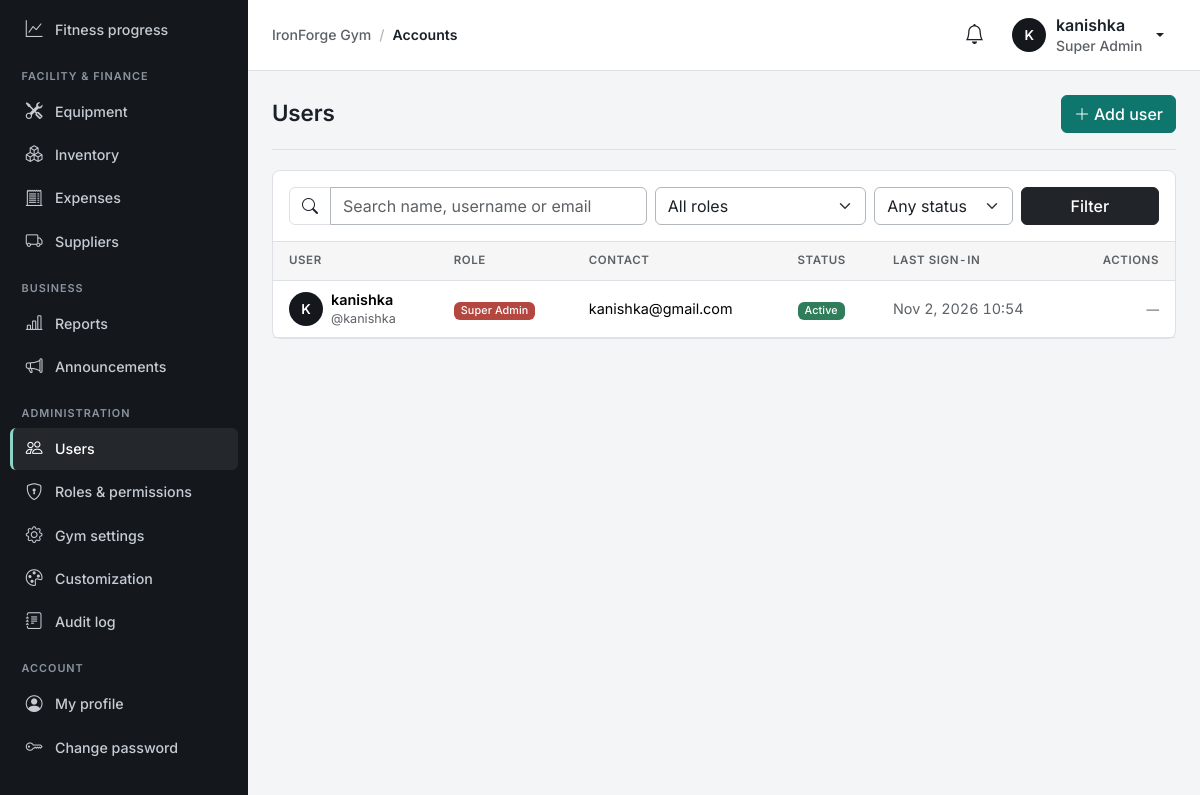
Before: /accounts/users/ (signed in) with the older database file.
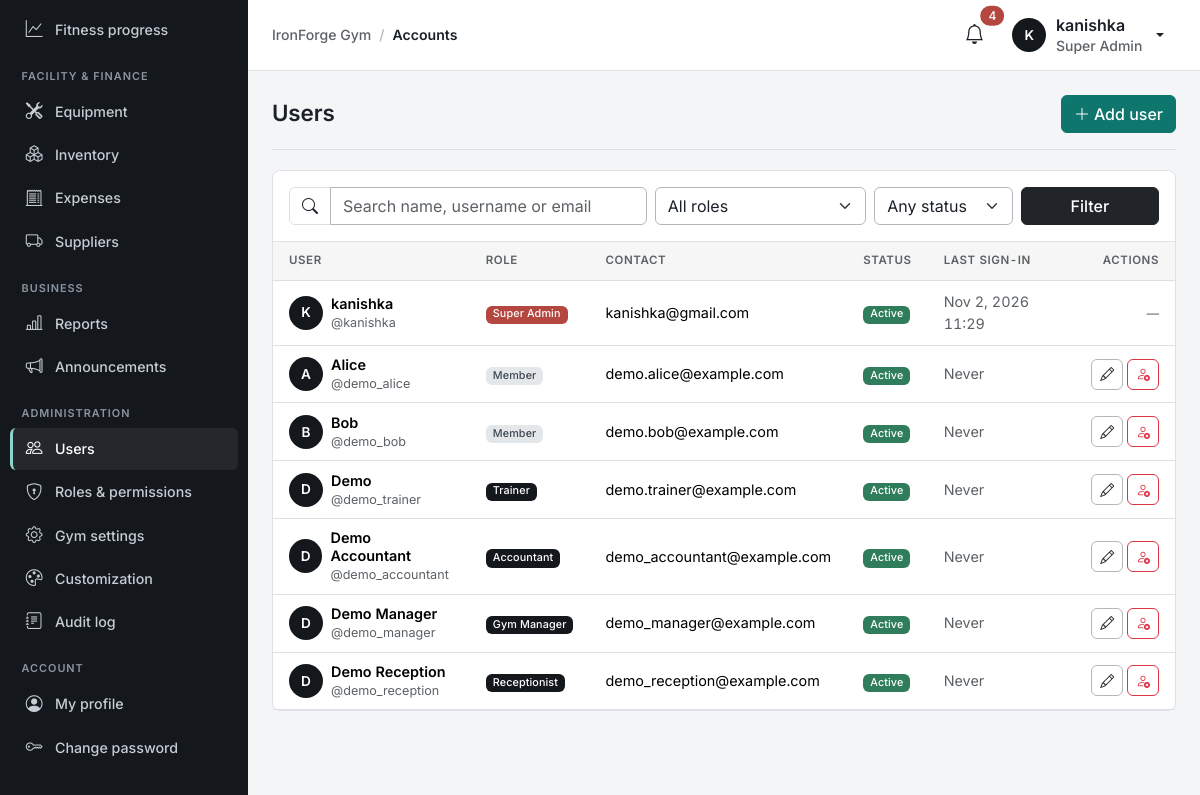
After: the same page with the newer database file.
### apps/accounts/models.py (models this page shows, shortened)
class User(AbstractUser):
    email = models.EmailField("email address", unique=True)
    role = models.CharField(max_length=20, choices=Role.choices, default=Role.MEMBER, db_index=True)
    phone = models.CharField(max_length=20, blank=True, validators=[phone_validator])
    objects = GymUserManager()
    REQUIRED_FIELDS = ["email"]
    class Meta:
        ordering = ["first_name", "last_name", "username"]
    @property
    def is_super_admin(self):
        return self.role == Role.SUPER_ADMIN
    @property
    def display_name(self):
        return self.get_full_name() or self.username
    def gym_permissions(self):
        if not hasattr(self, "_gym_permissions"):
            if not self.is_active:
                perms = set()
            elif self.is_super_admin:
                perms = set(PERMISSIONS) | SUPER_ADMIN_ONLY
            else:
                perms = set(RolePermission.objects.filter(role=self.role).values_list("permission", flat=True))
            self._gym_permissions = perms
        return self._gym_permissions
    def has_gym_perm(self, code):
        return code in self.gym_permissions()
    def manageable_roles(self):
        if self.is_super_admin:
            return [r.value for r in Role]
        if self.has_gym_perm("users.manage"):
            return [r.value for r in DELEGATED_ROLES]
        return []

### apps/accounts/views.py (the view)
# urls.py: path("users/", views.UserListView.as_view(), name="user_list"),
class UserListView(GymPermissionMixin, ListView):
    required_permission = "users.view"
    model = User
    template_name = "accounts/user_list.html"
    paginate_by = 15
    def get_queryset(self):
        qs = User.objects.all()
        q = self.request.GET.get("q", "").strip()
        role = self.request.GET.get("role", "")
        status = self.request.GET.get("status", "")
        if q:
            qs = qs.filter(
                Q(username__icontains=q) | Q(first_name__icontains=q) | Q(last_name__icontains=q)
                | Q(email__icontains=q)
            )
        if role in Role.values:
            qs = qs.filter(role=role)
        if status == "active":
            qs = qs.filter(is_active=True)
        elif status == "inactive":
            qs = qs.filter(is_active=False)
        return qs
    def get_context_data(self, **kwargs):
        ctx = super().get_context_data(**kwargs)
        manageable = set(self.request.user.manageable_roles())
        for u in ctx["object_list"]:
            u.editable = u.role in manageable and u.pk != self.request.user.pk
        ctx.update(
            roles=Role.choices,
            q=self.request.GET.get("q", ""),
            role=self.request.GET.get("role", ""),
            status=self.request.GET.get("status", ""),
            can_manage=self.request.user.has_gym_perm("users.manage"),
        )
        return ctx

### apps/accounts/mixins.py (called while the page is built)
    def dispatch(self, request, *args, **kwargs):
        if not request.user.is_authenticated:
            return self.handle_no_permission()
        if self.required_permission and not request.user.has_gym_perm(self.required_permission):
            raise PermissionDenied
        return super().dispatch(request, *args, **kwargs)

### apps/core/appearance.py (called while the page is built)
def _rgb(color):
    return tuple(int(color[i:i + 2], 16) for i in (1, 3, 5))

def _hex(rgb):
    return "#%02x%02x%02x" % tuple(max(0, min(255, round(v))) for v in rgb)

def mix(a, b, amount):
    ra, rb = _rgb(a), _rgb(b)
    return _hex(tuple(x + (y - x) * amount for x, y in zip(ra, rb)))

def clean_hex(value, fallback):
    return value.lower() if isinstance(value, str) and HEX.match(value) else fallback

def resolve(values, dark=False):
    preset = PRESETS.get(values.get("theme_preset"), PRESETS[DEFAULT_PRESET])
    pal = {name: clean_hex(values.get(f"{name}_color"), preset[name]) for name in COLOR_FIELDS}
    if dark:  # custom neutrals belong to light mode; dark mode uses the matching dark palette
        pal.update(DARK_NEUTRALS)
    return pal

### apps/core/templatetags/gym.py (called while the page is built)
@register.filter
def can(user, code):
    return user.is_authenticated and user.has_gym_perm(code)

### templates/accounts/user_list.html (shortened to what this page needs)
{% extends "base.html" %}
{% block content %}
<div class="page-header">
  <h1>Users</h1>
  {% if can_manage %}<a href="{% url 'accounts:user_create' %}" class="btn btn-primary"><i class="bi bi-plus-lg me-1"></i>Add user</a>{% endif %}
</div>
<div class="card">
  <div class="card-body border-bottom">
    <form method="get" class="row g-2" data-no-loading>
      <div class="col-md-5">{% include "components/search_bar.html" with q=q placeholder="Search name, username or email" %}</div>
      <div class="col-6 col-md-3">
        <select name="role" class="form-select" aria-label="Role">
          <option value="">All roles</option>
        </select>
      </div>
      <div class="col-6 col-md-2">
        <select name="status" class="form-select" aria-label="Status">
          <option value="">Any status</option>
        </select>
      </div>
      <div class="col-md-2 d-flex gap-2">
        <button class="btn btn-dark flex-grow-1" type="submit" data-no-loading>Filter</button>
      </div>
    </form>
  </div>
  <div class="table-responsive">
    <table class="table table-hover mb-0">
      <thead><tr><th>User</th><th>Role</th><th>Contact</th><th>Status</th><th>Last sign-in</th><th class="text-end">Actions</th></tr></thead>
      <tbody>
      {% for u in object_list %}
        <tr>
          <td><div class="d-flex align-items-center gap-2"><span class="avatar">{{ u.display_name|slice:":1"|upper }}</span>
            <div class="lh-sm"><div class="fw-semibold">{{ u.display_name }}</div><small class="text-muted">@{{ u.username }}</small></div></div></td>
          <td><span class="badge text-bg-{% if u.role == 'super_admin' %}danger{% elif u.role == 'member' %}secondary{% else %}dark{% endif %}">{{ u.get_role_display }}</span></td>
          <td><div>{{ u.email }}</div><small class="text-muted">{{ u.phone }}</small></td>
          <td>{% if u.is_active %}<span class="badge text-bg-success">Active</span>{% else %}<span class="badge text-bg-warning">Inactive</span>{% endif %}</td>
          <td class="text-muted">{{ u.last_login|date:"M j, Y H:i"|default:"Never" }}</td>
          <td class="text-end text-nowrap">
            {% if u.editable %}
              <a href="{% url 'accounts:user_edit' u.pk %}" class="btn btn-sm btn-outline-secondary" title="Edit"><i class="bi bi-pencil"></i></a>
              <form method="post" action="{% url 'accounts:user_toggle_active' u.pk %}" class="d-inline"
                    data-confirm="{% if u.is_active %}Deactivate{% else %}Activate{% endif %} {{ u.username }}?" data-no-loading>
                <button class="btn btn-sm {% if u.is_active %}btn-outline-danger{% else %}btn-outline-success{% endif %}" type="submit" data-no-loading
                        title="{% if u.is_active %}Deactivate{% else %}Activate{% endif %}"><i class="bi bi-{% if u.is_active %}person-x{% else %}person-check{% endif %}"></i></button>
              </form>
            {% else %}<span class="text-muted small">—</span>{% endif %}
          </td>
        </tr>
      {% empty %}
        <tr><td colspan="6">{% include "components/empty_state.html" with icon="people" title="No users found" text="Try changing your search or filters." %}</td></tr>
      {% endfor %}
      </tbody>
    </table>
  </div>
</div>
{% endblock %}

### templates/base.html (shortened to what the changed rows need)
{% load static gym %}<!doctype html>
<html lang="en" data-bs-theme="light">
<head>
  <link href="https://cdn.jsdelivr.net/npm/bootstrap@5.3.3/dist/css/bootstrap.min.css" rel="stylesheet">
  <link href="https://cdn.jsdelivr.net/npm/bootstrap-icons@1.11.3/font/bootstrap-icons.min.css" rel="stylesheet">
  <link href="{% static 'css/app.css' %}" rel="stylesheet">
</head>
<body data-sidebar="{{ APPEARANCE.layout.sidebar_style }}" data-stat-cols="{{ APPEARANCE.layout.stat_columns }}">
<div class="app-shell">
  <div class="main">
    <header class="topbar">
      <div class="ms-auto d-flex align-items-center gap-2">
      <div class="dropdown">
        <button class="btn btn-icon position-relative" data-bs-toggle="dropdown" aria-expanded="false" aria-label="Notifications"><i class="bi bi-bell fs-5"></i>
          {% if unread_notifications %}<span class="position-absolute top-0 start-100 translate-middle badge rounded-pill text-bg-danger">{{ unread_notifications }}</span>{% endif %}</button>
      </div>
      <div class="dropdown">
        <button class="btn user-chip dropdown-toggle" data-bs-toggle="dropdown" aria-expanded="false">
          <span class="avatar">{{ request.user.display_name|slice:":1"|upper }}</span>
          <span class="d-none d-md-inline text-start lh-sm"><span class="d-block fw-semibold">{{ request.user.display_name }}</span><small class="text-muted">{{ request.user.get_role_display }}</small></span>
        </button>
      </div>
      </div>
    </header>
    <main class="content" id="main" tabindex="-1">
      {% block content %}{% endblock %}
    </main>
  </div>
</div>
</body>
</html>

Changed rows visible on the page:
changed User "kanishka": last_login "Nov 2, 2026 10:54" → "Nov 2, 2026 11:29"
added User: display_name "A", display_name "Alice", username "demo_alice", role "Member", email "demo.alice@example.com", is_active "Active", last_login "Never"
added User: display_name "B", display_name "Bob", username "demo_bob", role "Member", email "demo.bob@example.com", is_active "Active", last_login "Never"
added User: display_name "D", display_name "Demo", username "demo_trainer", role "Trainer", email "demo.trainer@example.com", is_active "Active", last_login "Never"
added User: display_name "D", display_name "Demo Accountant", username "demo_accountant", role "Accountant", email "demo_accountant@example.com", is_active "Active", last_login "Never"
added User: display_name "D", display_name "Demo Manager", username "demo_manager", role "Gym Manager", email "demo_manager@example.com", is_active "Active", last_login "Never"
added User: display_name "D", display_name "Demo Reception", username "demo_reception", role "Receptionist", email "demo_reception@example.com", is_active "Active", last_login "Never"
Other visible differences:
{{ unread_notifications }}: (not shown) → "4"
